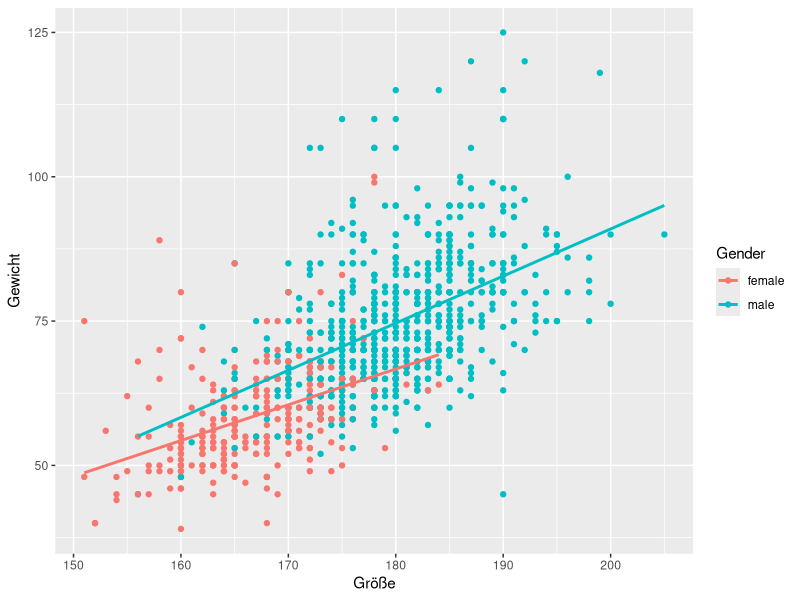
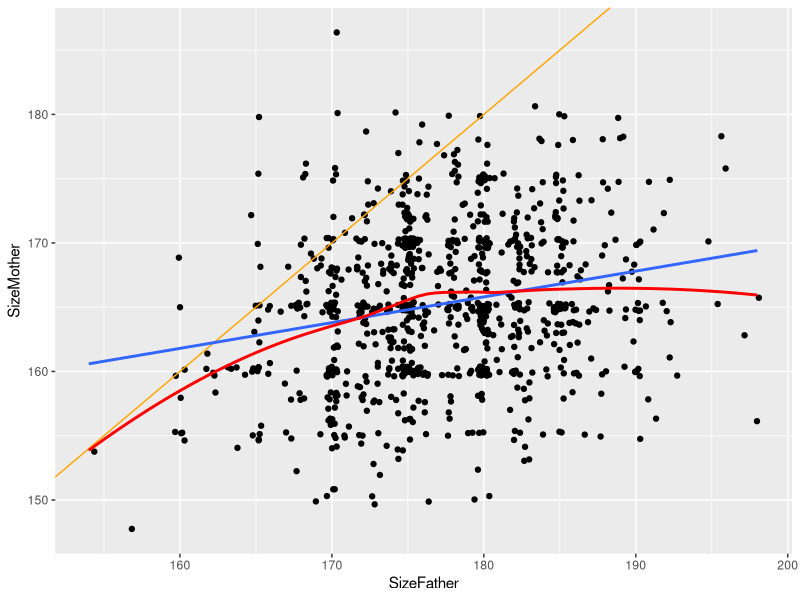
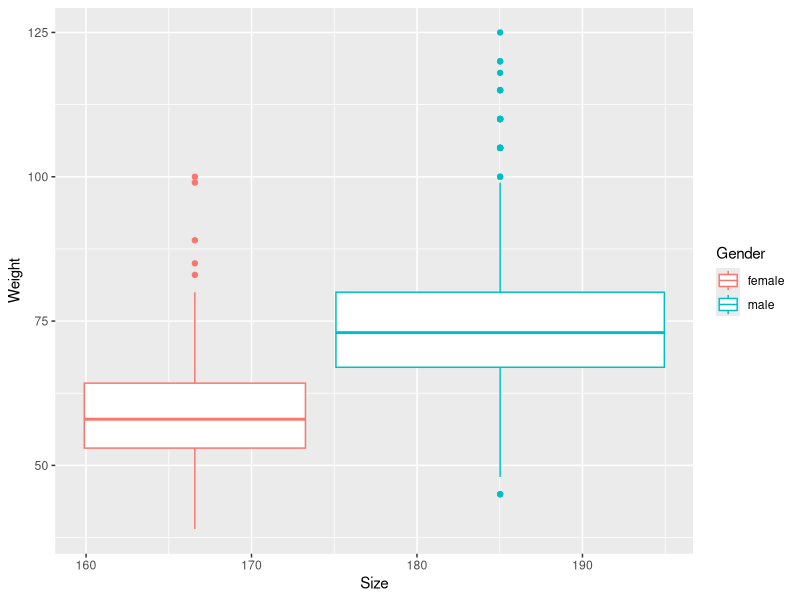
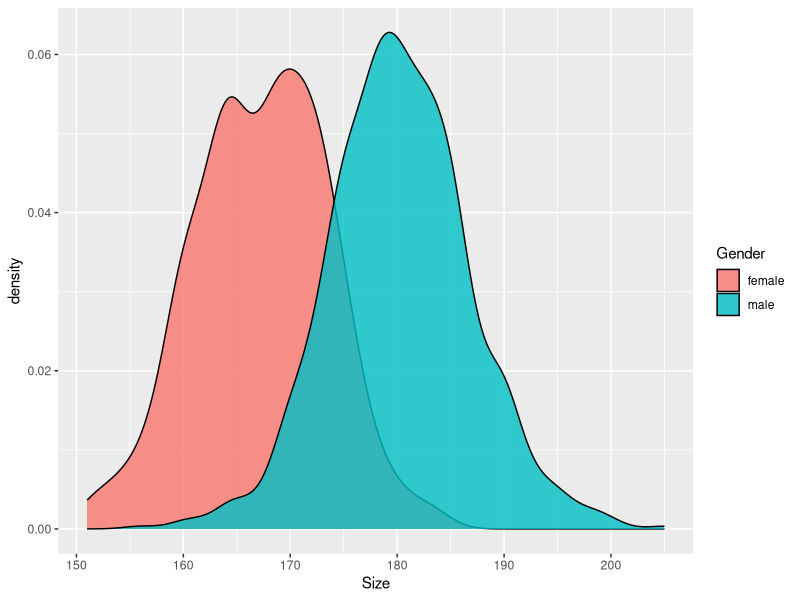
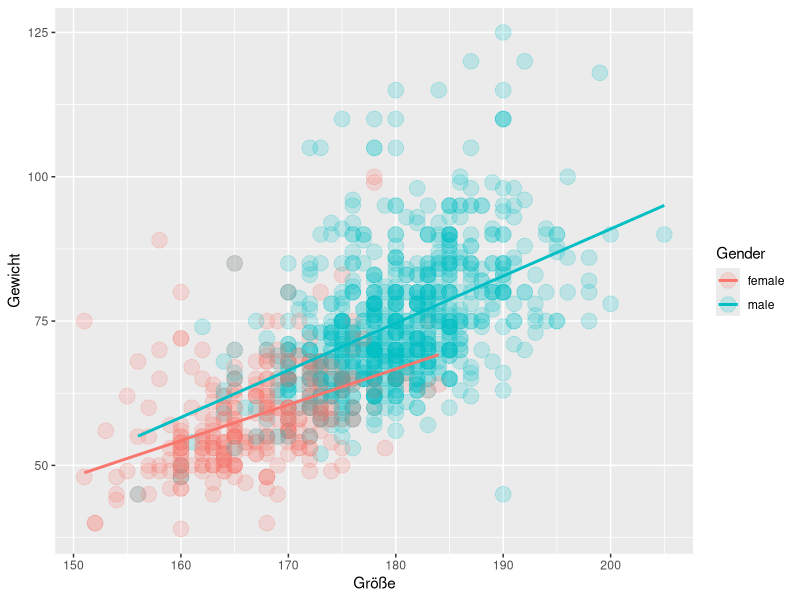

Write R code to recreate these figures, in order.
## ---- chunk 1
knitr::opts_chunk$set(echo = FALSE, message=FALSE, comment=NULL)
## ---- chunk 2
library(tidyverse)
library(magrittr)
library(readxl)
library(knitr)
## ---- chunk 3
studdat <- read_excel(file.path("Daten","StudierendenDaten",
                                "StudDat.xlsx"))
## ---- chunk 4
names(studdat)
## ---- chunk 5
(studdat %>% names())[1:3]
## ---- chunk 6
studdat %>%
  select(Gender, Size, Weight) %>%
  drop_na() %>%
  group_by(Gender) %>%
  summarise(mittlere_Größe=mean(Size), mittleres_Gewicht=mean(Weight)) %>%
  kable()
## ---- chunk 7
studdat %>%
  select(Gender, Size, Weight) %>%
  drop_na()%>%
  ggplot(aes(x=Size, y=Weight, color=Gender)) + 
  geom_point() +
  geom_smooth(method="lm", se=FALSE) +
  scale_x_continuous("Größe") + 
  scale_y_continuous("Gewicht")
## ---- chunk 8
studdat %>%
  select(Gender, SizeFather, SizeMother) %>%
  drop_na()%>%
  ggplot(aes(x=SizeFather, y=SizeMother)) +
  geom_jitter() + 
  geom_abline(xintercept=0, slope=1, color="orange") + 
  geom_smooth(method="lm", se=FALSE) + 
  geom_smooth(se=FALSE, color="red")
#alles was unter linie liegt = väter größer als mutter
#alles drüber ist mutter größer als vater
## ---- chunk 9
studdat %>%
  select(Gender, Size, Weight) %>%
  drop_na()%>%
  ggplot(aes(x=Size, y=Weight, color=Gender)) +
  geom_boxplot()
## ---- chunk 10
studdat %>%
  select(Gender, Size, Weight) %>%
  drop_na()%>%
  ggplot(aes(x=Size, fill=Gender)) +
  geom_density(alpha=0.8)
## ---- chunk 11
studdat %>%
  select(Gender, Size, Weight) %>%
  drop_na()%>%
  ggplot(aes(x=Size, y=Weight, color=Gender)) + 
  geom_point(alpha=0.2, size=5) +
  geom_smooth(method="lm", se=FALSE) +
  scale_x_continuous("Größe") + 
  scale_y_continuous("Gewicht")
## ---- chunk 12
studdat %>%
  select(Gender,Smoker, SmokeFather, SmokeMother) %>%
  drop_na()%>%
  group_by(Smoker, SmokeFather) %>%
  tally() -> table_father
#  summarise(n=n()) #entspricht tally() 
## ---- chunk 13
table_father %>%
  select(SmokeFather, Smoker, n) %>%
  pivot_wider(names_from = Smoker, values_from=n) %>%
  rename(Smoker_yes=yes, Smoker_no=no)
## ---- chunk 14
table_father %>%
  select(SmokeFather, Smoker, n) %>%
  pivot_wider(names_from = Smoker, values_from=n) %>%
  rename(Smoker_yes=yes, Smoker_no=no) %>%
  mutate(Smoker=Smoker_yes+Smoker_no) %>%
  mutate(Smoker_no=Smoker_no/Smoker, Smoker_yes=Smoker_yes/Smoker) %>%
  select(-Smoker) %>%
  kable(digits=3)
